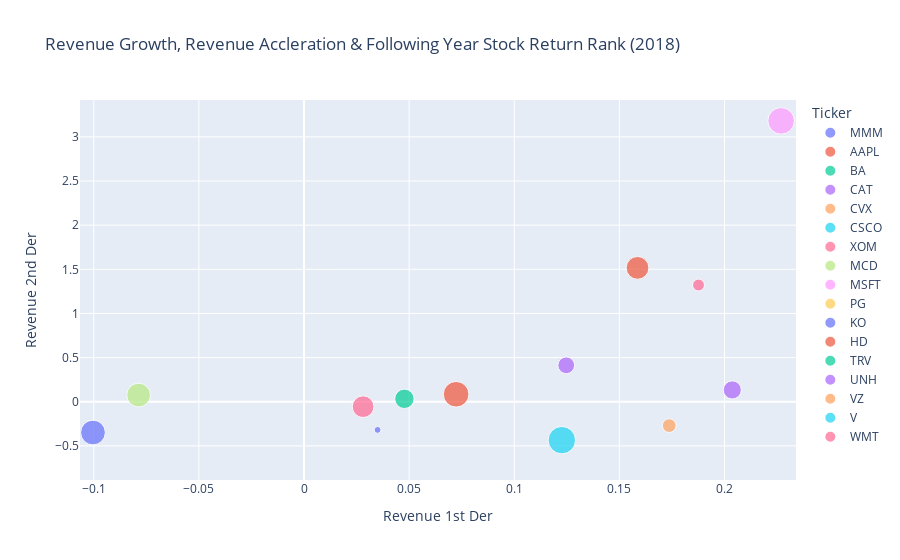

This figure's notebook cell:
### Code cell
# Revenue Growth, Revenue Accleration & Following Year Stock Return Rank (2018)
px.scatter(
    df_copy_2018,
    x="Revenue 1st Der",
    y="Revenue 2nd Der",
    size="Following Year Stock Return Rank",
    color="Ticker",
    hover_name="Ticker", 
    title = "Revenue Growth, Revenue Accleration & Following Year Stock Return Rank (2018)"
)

### Figure 1 — Plotly figure (JSON) as saved in the notebook; plotly's stock layout.template omitted (floating-point values rounded to 4 significant figures)
{"data": [{"hovertemplate": "<b>%{hovertext}</b><br><br>Ticker=MMM<br>Revenue 1st Der=%{x}<br>Revenue 2nd Der=%{y}<br>Following Year Stock Return Rank=%{marker.size}<extra></extra>", "hovertext": ["MMM"], "legendgroup": "MMM", "marker": {"color": "#636efa", "size": [1], "sizemode": "area", "sizeref": 0.0425, "symbol": "circle"}, "mode": "markers", "name": "MMM", "showlegend": true, "type": "scatter", "x": [0.035], "xaxis": "x", "y": [-0.3192], "yaxis": "y"}, {"hovertemplate": "<b>%{hovertext}</b><br><br>Ticker=AAPL<br>Revenue 1st Der=%{x}<br>Revenue 2nd Der=%{y}<br>Following Year Stock Return Rank=%{marker.size}<extra></extra>", "hovertext": ["AAPL"], "legendgroup": "AAPL", "marker": {"color": "#EF553B", "size": [11], "sizemode": "area", "sizeref": 0.0425, "symbol": "circle"}, "mode": "markers", "name": "AAPL", "showlegend": true, "type": "scatter", "x": [0.1586], "xaxis": "x", "y": [1.516], "yaxis": "y"}, {"hovertemplate": "<b>%{hovertext}</b><br><br>Ticker=BA<br>Revenue 1st Der=%{x}<br>Revenue 2nd Der=%{y}<br>Following Year Stock Return Rank=%{marker.size}<extra></extra>", "hovertext": ["BA"], "legendgroup": "BA", "marker": {"color": "#00cc96", "size": [2], "sizemode": "area", "sizeref": 0.0425, "symbol": "circle"}, "mode": "markers", "name": "BA", "showlegend": true, "type": "scatter", "x": [0.08282], "xaxis": "x", "y": [null], "yaxis": "y"}, {"hovertemplate": "<b>%{hovertext}</b><br><br>Ticker=CAT<br>Revenue 1st Der=%{x}<br>Revenue 2nd Der=%{y}<br>Following Year Stock Return Rank=%{marker.size}<extra></extra>", "hovertext": ["CAT"], "legendgroup": "CAT", "marker": {"color": "#ab63fa", "size": [7], "sizemode": "area", "sizeref": 0.0425, "symbol": "circle"}, "mode": "markers", "name": "CAT", "showlegend": true, "type": "scatter", "x": [0.2037], "xaxis": "x", "y": [0.1335], "yaxis": "y"}, {"hovertemplate": "<b>%{hovertext}</b><br><br>Ticker=CVX<br>Revenue 1st Der=%{x}<br>Revenue 2nd Der=%{y}<br>Following Year Stock Return Rank=%{marker.size}<extra></extra>", "hovertext": ["CVX"], "legendgroup": "CVX", "marker": {"color": "#FFA15A", "size": [4], "sizemode": "area", "sizeref": 0.0425, "symbol": "circle"}, "mode": "markers", "name": "CVX", "showlegend": true, "type": "scatter", "x": [0.1737], "xaxis": "x", "y": [-0.2703], "yaxis": "y"}, {"hovertemplate": "<b>%{hovertext}</b><br><br>Ticker=CSCO<br>Revenue 1st Der=%{x}<br>Revenue 2nd Der=%{y}<br>Following Year Stock Return Rank=%{marker.size}<extra></extra>", "hovertext": ["CSCO"], "legendgroup": "CSCO", "marker": {"color": "#19d3f3", "size": [5], "sizemode": "area", "sizeref": 0.0425, "symbol": "circle"}, "mode": "markers", "name": "CSCO", "showlegend": true, "type": "scatter", "x": [0.0276], "xaxis": "x", "y": [null], "yaxis": "y"}, {"hovertemplate": "<b>%{hovertext}</b><br><br>Ticker=XOM<br>Revenue 1st Der=%{x}<br>Revenue 2nd Der=%{y}<br>Following Year Stock Return Rank=%{marker.size}<extra></extra>", "hovertext": ["XOM"], "legendgroup": "XOM", "marker": {"color": "#FF6692", "size": [3], "sizemode": "area", "sizeref": 0.0425, "symbol": "circle"}, "mode": "markers", "name": "XOM", "showlegend": true, "type": "scatter", "x": [0.1876], "xaxis": "x", "y": [1.322], "yaxis": "y"}, {"hovertemplate": "<b>%{hovertext}</b><br><br>Ticker=MCD<br>Revenue 1st Der=%{x}<br>Revenue 2nd Der=%{y}<br>Following Year Stock Return Rank=%{marker.size}<extra></extra>", "hovertext": ["MCD"], "legendgroup": "MCD", "marker": {"color": "#B6E880", "size": [12], "sizemode": "area", "sizeref": 0.0425, "symbol": "circle"}, "mode": "markers", "name": "MCD", "showlegend": true, "type": "scatter", "x": [-0.07867], "xaxis": "x", "y": [0.07517], "yaxis": "y"}, {"hovertemplate": "<b>%{hovertext}</b><br><br>Ticker=MSFT<br>Revenue 1st Der=%{x}<br>Revenue 2nd Der=%{y}<br>Following Year Stock Return Rank=%{marker.size}<extra></extra>", "hovertext": ["MSFT"], "legendgroup": "MSFT", "marker": {"color": "#FF97FF", "size": [15], "sizemode": "area", "sizeref": 0.0425, "symbol": "circle"}, "mode": "markers", "name": "MSFT", "showlegend": true, "type": "scatter", "x": [0.2269], "xaxis": "x", "y": [3.181], "yaxis": "y"}, {"hovertemplate": "<b>%{hovertext}</b><br><br>Ticker=PG<br>Revenue 1st Der=%{x}<br>Revenue 2nd Der=%{y}<br>Following Year Stock Return Rank=%{marker.size}<extra></extra>", "hovertext": ["PG"], "legendgroup": "PG", "marker": {"color": "#FECB52", "size": [17], "sizemode": "area", "sizeref": 0.0425, "symbol": "circle"}, "mode": "markers", "name": "PG", "showlegend": true, "type": "scatter", "x": [0.02727], "xaxis": "x", "y": [null], "yaxis": "y"}, {"hovertemplate": "<b>%{hovertext}</b><br><br>Ticker=KO<br>Revenue 1st Der=%{x}<br>Revenue 2nd Der=%{y}<br>Following Year Stock Return Rank=%{marker.size}<extra></extra>", "hovertext": ["KO"], "legendgroup": "KO", "marker": {"color": "#636efa", "size": [13], "sizemode": "area", "sizeref": 0.0425, "symbol": "circle"}, "mode": "markers", "name": "KO", "showlegend": true, "type": "scatter", "x": [-0.1004], "xaxis": "x", "y": [-0.3489], "yaxis": "y"}, {"hovertemplate": "<b>%{hovertext}</b><br><br>Ticker=HD<br>Revenue 1st Der=%{x}<br>Revenue 2nd Der=%{y}<br>Following Year Stock Return Rank=%{marker.size}<extra></extra>", "hovertext": ["HD"], "legendgroup": "HD", "marker": {"color": "#EF553B", "size": [14], "sizemode": "area", "sizeref": 0.0425, "symbol": "circle"}, "mode": "markers", "name": "HD", "showlegend": true, "type": "scatter", "x": [0.07234], "xaxis": "x", "y": [0.08458], "yaxis": "y"}, {"hovertemplate": "<b>%{hovertext}</b><br><br>Ticker=TRV<br>Revenue 1st Der=%{x}<br>Revenue 2nd Der=%{y}<br>Following Year Stock Return Rank=%{marker.size}<extra></extra>", "hovertext": ["TRV"], "legendgroup": "TRV", "marker": {"color": "#00cc96", "size": [8], "sizemode": "area", "sizeref": 0.0425, "symbol": "circle"}, "mode": "markers", "name": "TRV", "showlegend": true, "type": "scatter", "x": [0.04775], "xaxis": "x", "y": [0.03291], "yaxis": "y"}, {"hovertemplate": "<b>%{hovertext}</b><br><br>Ticker=UNH<br>Revenue 1st Der=%{x}<br>Revenue 2nd Der=%{y}<br>Following Year Stock Return Rank=%{marker.size}<extra></extra>", "hovertext": ["UNH"], "legendgroup": "UNH", "marker": {"color": "#ab63fa", "size": [6], "sizemode": "area", "sizeref": 0.0425, "symbol": "circle"}, "mode": "markers", "name": "UNH", "showlegend": true, "type": "scatter", "x": [0.1247], "xaxis": "x", "y": [0.4126], "yaxis": "y"}, {"hovertemplate": "<b>%{hovertext}</b><br><br>Ticker=VZ<br>Revenue 1st Der=%{x}<br>Revenue 2nd Der=%{y}<br>Following Year Stock Return Rank=%{marker.size}<extra></extra>", "hovertext": ["VZ"], "legendgroup": "VZ", "marker": {"color": "#FFA15A", "size": [9], "sizemode": "area", "sizeref": 0.0425, "symbol": "circle"}, "mode": "markers", "name": "VZ", "showlegend": true, "type": "scatter", "x": [0.03832], "xaxis": "x", "y": [88.39], "yaxis": "y"}, {"hovertemplate": "<b>%{hovertext}</b><br><br>Ticker=V<br>Revenue 1st Der=%{x}<br>Revenue 2nd Der=%{y}<br>Following Year Stock Return Rank=%{marker.size}<extra></extra>", "hovertext": ["V"], "legendgroup": "V", "marker": {"color": "#19d3f3", "size": [16], "sizemode": "area", "sizeref": 0.0425, "symbol": "circle"}, "mode": "markers", "name": "V", "showlegend": true, "type": "scatter", "x": [0.1226], "xaxis": "x", "y": [-0.4355], "yaxis": "y"}, {"hovertemplate": "<b>%{hovertext}</b><br><br>Ticker=WMT<br>Revenue 1st Der=%{x}<br>Revenue 2nd Der=%{y}<br>Following Year Stock Return Rank=%{marker.size}<extra></extra>", "hovertext": ["WMT"], "legendgroup": "WMT", "marker": {"color": "#FF6692", "size": [10], "sizemode": "area", "sizeref": 0.0425, "symbol": "circle"}, "mode": "markers", "name": "WMT", "showlegend": true, "type": "scatter", "x": [0.0281], "xaxis": "x", "y": [-0.0563], "yaxis": "y"}], "layout": {"autosize": true, "legend": {"itemsizing": "constant", "title": {"text": "Ticker"}, "tracegroupgap": 0}, "title": {"text": "Revenue Growth, Revenue Accleration & Following Year Stock Return Rank (2018)"}, "xaxis": {"anchor": "y", "autorange": false, "domain": [0, 1], "range": [-0.1065, 0.234], "title": {"text": "Revenue 1st Der"}, "type": "linear"}, "yaxis": {"anchor": "x", "autorange": false, "domain": [0, 1], "range": [-0.8868, 3.418], "title": {"text": "Revenue 2nd Der"}, "type": "linear"}}}
